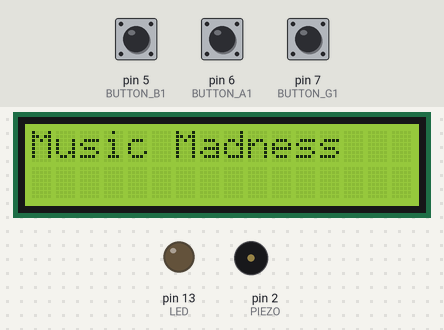
Recording of a sketch running on a simulated Arduino Uno, built with avr-gcc and run on an emulated ATmega328P. On the bench: 16×2 character LCD, output pins drawn as LEDs (lit = HIGH), buzzer (waves = sounding). The inputs (shaded band) are chosen by the test bench; at power-on: pin 5 (BUTTON_B1) HIGH, pin 6 (BUTTON_A1) HIGH, pin 7 (BUTTON_G1) HIGH. What the sketch prints to the serial monitor is not drawn.

Above: at 1.2 s.
1.3 s: pin 5 (BUTTON_B1) pulled LOW for 0.15 s
At 1.38 s:
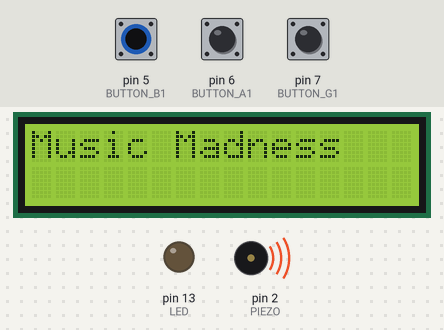
2.9 s: pin 5 (BUTTON_B1) pulled LOW for 3.2 s
At 6.5 s:
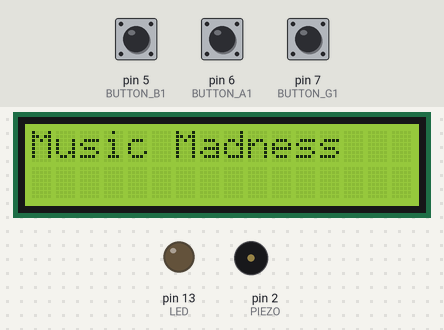
7.6 s: pin 6 (BUTTON_A1) pulled LOW for 3.2 s
At 8.9 s:
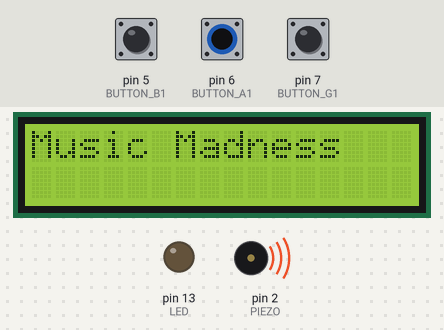
Timing chart, 0 to 12.3 s (numbered marks = the images above; inputs shaded):
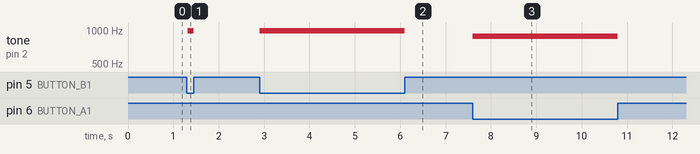

The sketch:

Music_Riddle.ino
```cpp
#include <LiquidCrystal.h>

#define ACTIVATED LOW
#define NOTE_B5  988
#define NOTE_G5  784
#define NOTE_A5  880

// Initialize the LCD library by associating any needed LCD pins to the arduino
// pin it is to be connected to.
const int rs = 12, en = 11, d4 = 4, d5 = 8, d6 = 9, d7 = 10;
LiquidCrystal lcd(rs, en, d4, d5, d6, d7);

//-----------------------------------------------------------------------------//
const int PIEZO = 2;
const int LED = 13;

const int BUTTON_B1 = 5;
const int BUTTON_A1 = 6;
const int BUTTON_G1 = 7;

int ButtonStateA1 = 0;
int ButtonStateB1 = 0;
int ButtonStateG1 = 0;
int LastButtonStateA1 = 0;
int LastButtonStateB1 = 0;
int LastButtonStateG1 = 0;

// Hot Cross Buns Melody
int melody[] = {5,6,7,5,6,7,7,7,7,7,6,6,6,6,5,6,7};
int tryMelody[17] = {0}; //Set all of the elements equal to zero
int i = 0;

// Variable to compare the tryMelody adn melody arrays
bool isSame;

void setup()
{
  // Set up the button pins as input and sound and led as output
  pinMode(LED, OUTPUT);
  digitalWrite(LED,LOW);

  pinMode(BUTTON_B1, INPUT);
  digitalWrite(BUTTON_B1,HIGH);

  pinMode(BUTTON_A1, INPUT);
  digitalWrite(BUTTON_A1,HIGH);

  pinMode(BUTTON_G1, INPUT);
  digitalWrite(BUTTON_G1,HIGH);

  // Set up the baud rate (information sharing speed) to the inputs and the arduino.
  Serial.begin(9600);

  // Set up the LCD to begin
  lcd.begin(16,2); //16 columns, 2 rows
  // Print out the Puzzle name
  lcd.print("Music Madness");
  lcd.setCursor(0,1);
}

void loop()
{
  // Initialize the ButtonState Variables to record the state of the buttons
   ButtonStateA1 = digitalRead(BUTTON_A1);
   ButtonStateB1 = digitalRead(BUTTON_B1);
   ButtonStateG1 = digitalRead(BUTTON_G1);

  // When a particular button is pressed, add that pressed button note to an array
  if(ButtonStateB1 != LastButtonStateB1){
    if(ButtonStateB1 == ACTIVATED){
      tryMelody[i] = 5;
      i++;
      Serial.print(tryMelody[i-1]);}}
      LastButtonStateB1 = ButtonStateB1;

  if(ButtonStateA1 != LastButtonStateA1){
    if(ButtonStateA1 == ACTIVATED){
      tryMelody[i] = 6;
      i++;
      Serial.print(tryMelody[i-1]);}}
      LastButtonStateA1 = ButtonStateA1;

  if(ButtonStateG1 != LastButtonStateG1){
    if(ButtonStateG1 == ACTIVATED){
      tryMelody[i] = 7;
      i++;
      Serial.print(tryMelody[i-1]);}}
      LastButtonStateG1 = ButtonStateG1;

  // Play sound when you press the Buttons on the arduino board. Each sound has
  // been assigned its own note value (or sound).
  while(digitalRead(BUTTON_A1) == ACTIVATED){
    tone(PIEZO,NOTE_A5);
    }
  while(digitalRead(BUTTON_B1) == ACTIVATED){
    tone(PIEZO,NOTE_B5);
    }
  while(digitalRead(BUTTON_G1) == ACTIVATED){
    tone(PIEZO,NOTE_G5);
    }

  // Compare the user created array to the song array. If they are the same. turn the
  // LED light to high.
  for(int c = 0; c<17 ;c++){
    if(tryMelody[c]==melody[c]){
      isSame = true;
      }else if(tryMelody[c]!=melody[c]){ isSame = false;}
    }

    // If the melody array and the button pressed generated array are the same,
    // then turn on the LCD Screen.
    if(isSame){
      digitalWrite(LED, HIGH);
      lcd.setCursor(0,0);
      lcd.print("              ");
      lcd.print("Your clue is... GOOD LUCK!");
      lcd.scrollDisplayLeft();
      delay(300);
      }
    else{digitalWrite(LED, LOW);}


  // Set a default of notone for the buzzer so that when buttons not pressed,
  // no sound comes out of the buzzer.
  noTone(PIEZO);
  // Avoid "bouncing" by using a delay in your loop before reading Counters
  delay(50);

}
```

Measured:
- after the input at 1.3 s, tone on pin 2 (PIEZO): silent → 988 Hz at once, → silent 0.13 s later
- after the input at 2.9 s, tone on pin 2 (PIEZO): silent → 988 Hz at once, → silent 3.2 s later
- after the input at 7.6 s, tone on pin 2 (PIEZO): silent → 880 Hz at once, → silent 3.2 s later
